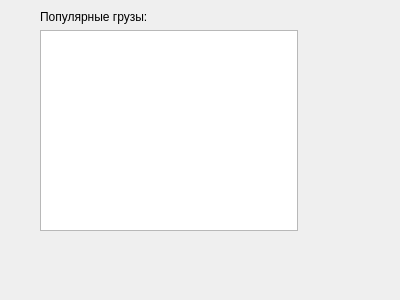
<?xml version="1.0" encoding="UTF-8"?>
<ui version="4.0">
 <class>report4</class>
 <widget class="QWidget" name="report4">
  <property name="geometry">
   <rect>
    <x>0</x>
    <y>0</y>
    <width>400</width>
    <height>300</height>
   </rect>
  </property>
  <property name="windowTitle">
   <string>Form</string>
  </property>
  <widget class="QWidget" name="">
   <property name="geometry">
    <rect>
     <x>40</x>
     <y>10</y>
     <width>258</width>
     <height>221</height>
    </rect>
   </property>
   <layout class="QVBoxLayout" name="verticalLayout">
    <item>
     <widget class="QLabel" name="label">
      <property name="text">
       <string>Популярные грузы:</string>
      </property>
     </widget>
    </item>
    <item>
     <widget class="QTableView" name="tableView"/>
    </item>
   </layout>
  </widget>
 </widget>
 <resources/>
 <connections/>
</ui>
